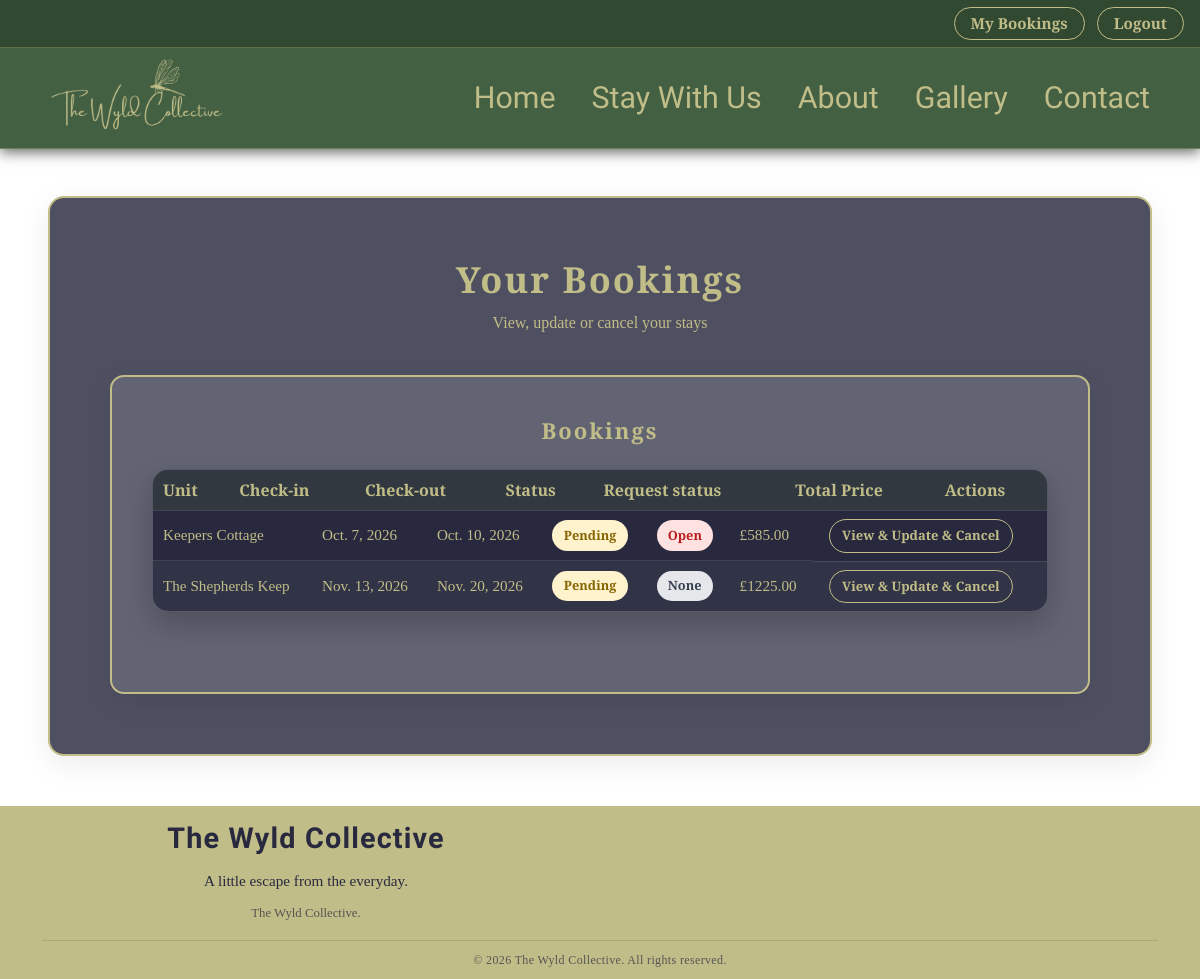
Page /my-bookings/ (signed in) on the earlier database version.
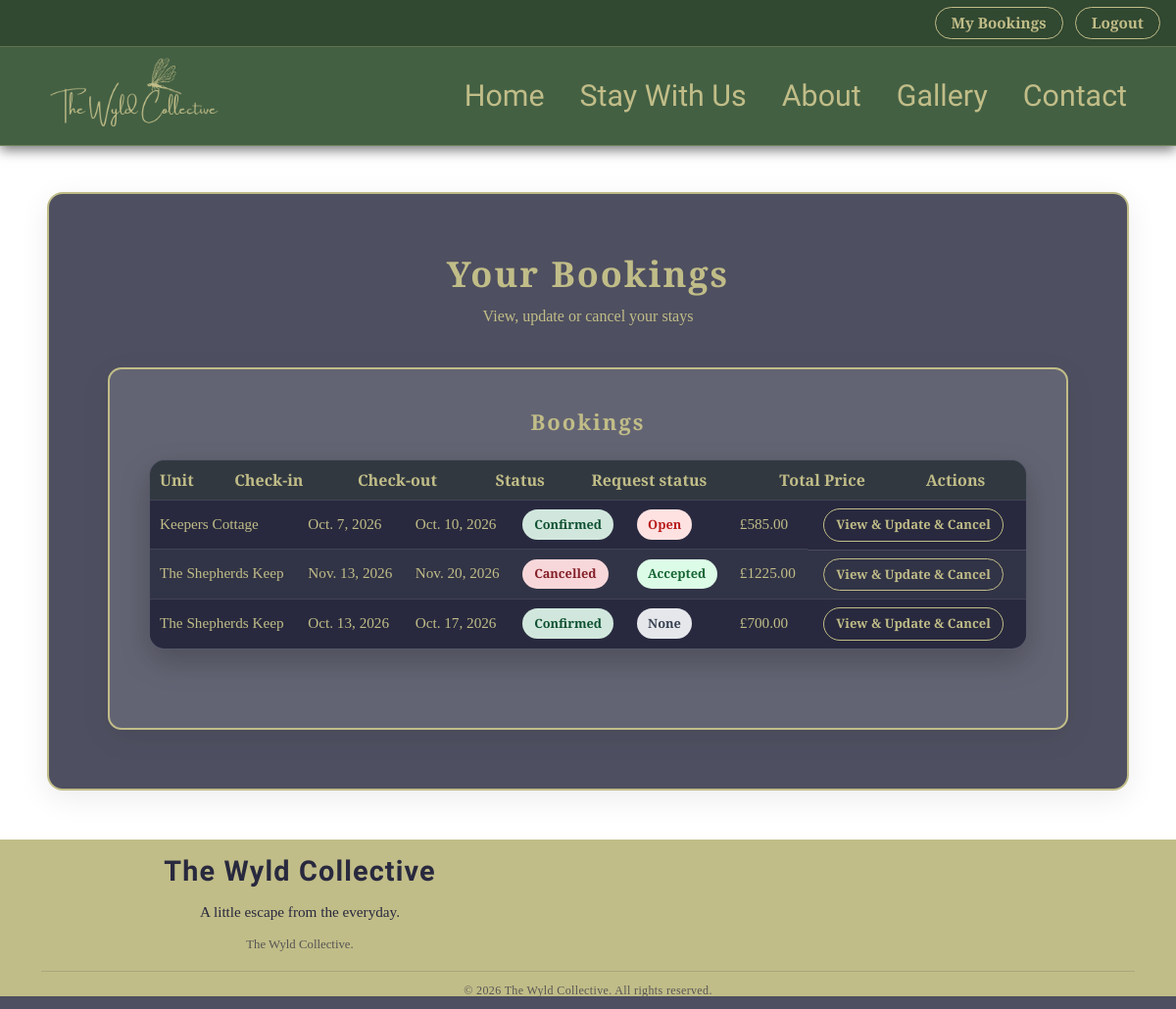
Same page on the later database version.
### bookings/models.py (models this page shows, shortened)
class Booking(models.Model):
    STATUS_CHOICES = [
        ("PENDING", "Pending"),
        ("CONFIRMED", "Confirmed"),
        ("CANCELLED", "Cancelled"),
        ("COMPLETED", "Completed"),
    ]
    customer = models.ForeignKey(User, on_delete=models.CASCADE, blank=True, null=True)
    customer_name = models.CharField(max_length=255)
    customer_email = models.EmailField()
    customer_phone = models.CharField(max_length=20)
    unit = models.ForeignKey(Unit, on_delete=models.CASCADE)
    check_in_date = models.DateField()
    check_out_date = models.DateField()
    adults = models.PositiveIntegerField(default=1)
    children = models.PositiveIntegerField(default=0)
    infants = models.PositiveIntegerField(default=0)
    dogs = models.PositiveIntegerField(default=0)
    dog_surcharge = models.DecimalField(max_digits=6, decimal_places=2, default=0)
    nightly_price = models.DecimalField(max_digits=7, decimal_places=2)
    total_nights = models.PositiveIntegerField()
    total_amount = models.DecimalField(max_digits=8, decimal_places=2)
    special_requests = models.TextField(blank=True)
    agreed_terms = models.BooleanField(default=False)
    status = models.CharField(max_length=20, choices=STATUS_CHOICES, default="PENDING")
    created_at = models.DateTimeField(auto_now_add=True)
    updated_at = models.DateTimeField(auto_now=True)

class Unit(models.Model):
    name = models.CharField(max_length=120)
    slug = models.SlugField(unique=True)
    short_description = models.CharField(max_length=300, blank=True)
    description = models.TextField(blank=True)
    main_image = models.ImageField(upload_to="unit_main/", blank=True, null=True)
    max_adults = models.PositiveIntegerField(default=2)
    max_children = models.PositiveIntegerField(default=2)
    price_per_night = models.DecimalField(max_digits=7, decimal_places=2)
    dog_surcharge = models.DecimalField(max_digits=6, decimal_places=2, default=0)
    dogs_allowed = models.BooleanField(default=False)
    active = models.BooleanField(default=True)

class BookingChangeRequest(models.Model):
    REQUEST_TYPES = [
        ("MODIFY", "Modification"),
        ("CANCEL", "Cancellation"),
    ]
    STATUS_CHOICES = [
    ("OPEN", "Open"),
    ("APPROVED", "Accepted"),
    ("REJECTED", "Declined"),
]
    booking = models.ForeignKey(
        Booking,
        on_delete=models.CASCADE,
        related_name="change_requests",
    )
    customer = models.ForeignKey(User, on_delete=models.CASCADE)
    request_type = models.CharField(
        max_length=10,
        choices=REQUEST_TYPES,
        default="MODIFY",
    )
    message = models.TextField()
    requested_check_in = models.DateField(null=True, blank=True)
    requested_check_out = models.DateField(null=True, blank=True)
    requested_adults = models.PositiveIntegerField(null=True, blank=True)
    requested_children = models.PositiveIntegerField(null=True, blank=True)
    requested_dogs = models.PositiveIntegerField(null=True, blank=True)
    status = models.CharField(
        max_length=20,
        choices=STATUS_CHOICES,
        default="OPEN",
    )
    created_at = models.DateTimeField(auto_now_add=True)

### bookings/views.py (the view)
# urls.py: path("my-bookings/", views.my_bookings_view, name="my_bookings"),
@login_required
def my_bookings_view(request):
    bookings = Booking.objects.filter(customer=request.user)
    for booking in bookings:
        booking.latest_request = (
            BookingChangeRequest.objects
            .filter(booking=booking)
            .order_by("-created_at")
            .first()
        )
    return render(
        request,
        "bookings/my_bookings.html",
        {"bookings": bookings},
    )

### templates/bookings/my_bookings.html
{% extends "base.html" %}
{% load static %}
{% block content %}
<div class="customer-card-wrapper wide">
    <h1 class="customer-dashboard-title">Your Bookings</h1>
    <p class="customer-dashboard-subtitle">View, update or cancel your stays</p>
    <div class="customer-card">
        {% if bookings %}
        <div class="customer-section-block">
            <h2 class="customer-section-title">Bookings</h2>
            <table class="admin-table customer-bookings-table">
                <thead>
                    <tr>
                        <th>Unit</th>
                        <th>Check-in</th>
                        <th>Check-out</th>
                        <th>Status</th>
                        <th>Request status</th>
                        <th>Total Price</th>
                        <th>Actions</th>
                    </tr>
                </thead>
                <tbody>
                    {% for booking in bookings %}
                    <tr>
                        <td>{{ booking.unit.name }}</td>
                        <td>{{ booking.check_in_date }}</td>
                        <td>{{ booking.check_out_date }}</td>
                        <td>
                            <span class="status-badge status-{{ booking.status|lower }}">
                                {{ booking.get_status_display }}
                            </span>
                        </td>
                        <td>
                            {% if booking.latest_request %}
                            <span class="request-status request-status-{{ booking.latest_request.status|lower }}">
                                {{ booking.latest_request.get_status_display }}
                            </span>
                            {% else %}
                            <span class="request-status request-status-none">None</span>
                            {% endif %}
                        </td>
                        <td>£{{ booking.total_amount }}</td>
                        <td class="customer-actions-cell">
                            <a href="{% url 'booking_detail' booking.pk %}" class="crud-btn small">
                                View &amp; Update &amp; Cancel
                            </a>
                        </td>
                    </tr>
                    {% endfor %}
                </tbody>
            </table>
        </div>
        {% else %}
        <p>You have no bookings yet.</p>
        {% endif %}
    </div>
</div>
{% endblock %}

### templates/base.html (shortened to what this page needs)
{% load static %}
<!doctype html>
<html lang="en">
<head>
    <link href="https://cdn.jsdelivr.net/npm/bootstrap@5.3.2/dist/css/bootstrap.min.css" rel="stylesheet" />
    <link rel="stylesheet" href="{% static 'css/styles.css' %}" />
    <link rel="stylesheet" href="https://cdn.jsdelivr.net/npm/bootstrap-icons@1.11.3/font/bootstrap-icons.min.css" />
</head>
<body>
    <nav class="topbar d-flex justify-content-end align-items-center px-3">
        {% if user.is_authenticated %} {% if user.is_staff %}
        <a href="{% url 'admin_dashboard' %}" class="crud-btn">Admin Dashboard</a>
        {% else %}
        <a href="{% url 'my_bookings' %}" class="crud-btn">My Bookings</a>
        {% endif %}
        <a href="{% url 'logout' %}" class="crud-btn">Logout</a>
        {% else %}
        <a href="{% url 'login' %}" class="crud-btn">Login</a>
        <a href="{% url 'register' %}" class="crud-btn">Register</a>
        {% endif %}
    </nav>
    <nav class="navbar navbar-expand-lg fixed-top main-navbar">
        <div class="container">
            <a class="navbar-brand" href="{% url 'index' %}#home">
                <img src="{% static 'images/wyld-logo-nobg (1).png' %}" alt="Stay Wyld Logo" />
            </a>
            <div class="collapse navbar-collapse justify-content-end" id="navMenu">
                <ul class="navbar-nav ms-auto">
                    <li class="nav-item">
                        <a class="nav-link" href="{% url 'index' %}#home">Home</a>
                    </li>
                    <li class="nav-item">
                        <a class="nav-link" href="{% url 'index' %}#units">Stay With Us</a>
                    </li>
                    <li class="nav-item">
                        <a class="nav-link" href="{% url 'index' %}#about">About</a>
                    </li>
                    <li class="nav-item">
                        <a class="nav-link" href="{% url 'index' %}#photo-gallery">Gallery</a>
                    </li>
                    <li class="nav-item">
                        <a class="nav-link" href="{% url 'index' %}#contact">Contact</a>
                    </li>
                </ul>
            </div>
        </div>
    </nav>
    <main class="pt-5 mt-5">{% block content %} {% endblock %}</main>
    <footer class="site-footer">
        <div class="container">
            <div class="footer-content">
                <div class="footer-left">
                    <h3>The Wyld Collective</h3>
                    <p>A little escape from the everyday.</p>
                    <p class="footer-location">The Wyld Collective.</p>
                </div>
                <div class="footer-right">
                    <div class="footer-social">
                        <a href="https://www.instagram.com/" target="_blank" rel="noopener noreferrer">
                            <i class="bi bi-instagram"></i> Instagram
                        </a>
                        <a href="https://www.facebook.com/" target="_blank" rel="noopener noreferrer">
                            <i class="bi bi-facebook"></i> Facebook
                        </a>
                    </div>
                </div>
            </div>
            <div class="footer-bottom">
                <p>&copy; 2026 The Wyld Collective. All rights reserved.</p>
            </div>
        </div>
    </footer>
</body>
</html>

Differences in the rows shown:
changed Booking "Oct. 7, 2026": status "Pending" → "Confirmed"
changed Booking: status "Pending" → "Cancelled"; latest_request.status (not shown) → "Accepted"; no longer shows "None"
added Booking: unit.name "The Shepherds Keep", check_in_date "Oct. 13, 2026", check_out_date "Oct. 17, 2026", status "Confirmed", shows "None", total_amount "700.00"
